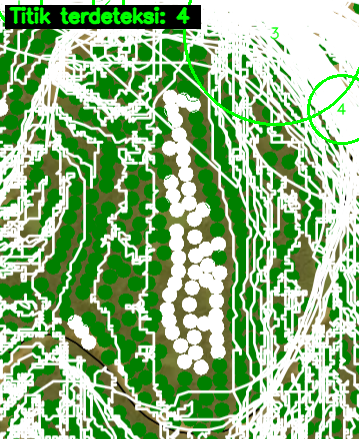
#> input picture hasil_deteksi.png, 359 x 439 px
$ python unvisitedTreeV3.py --input hasil_deteksi.png
#> lines starting #> are read from the running program, lines starting #| are printed output that depends on the picture; after the words box and inside, x2 and y2 are one past the last pixel; in counts of white or black regions, pixels touching at a corner belong together
"""
Deteksi Titik Bulatan Putih pada Gambar
========================================
Menggunakan pendekatan:
  1. Masking warna putih murni (HSV)
  2. Morphological opening (menghapus garis tipis, hanya menyisakan lingkaran solid)
  3. Distance Transform (mencari pusat tiap lingkaran)
  4. Non-Maximum Suppression (menghilangkan duplikat)

Cara pakai:
    pip install opencv-python numpy scipy
    python deteksi_bulatan_putih.py --input gambar.png --output hasil.png

Parameter bisa disesuaikan:
    python deteksi_bulatan_putih.py --input gambar.png --brightness 240 --saturation 20
"""

import cv2
import numpy as np
import argparse
import sys

try:
    from scipy import ndimage as ndi
except ImportError:
    print("[ERROR] scipy tidak terinstall. Jalankan: pip install scipy")
    sys.exit(1)


def deteksi_bulatan_putih(
    path_input: str,
    path_output: str = "hasil_deteksi.png",
    brightness_threshold: int = 240,
    saturation_max: int = 20,
    open_kernel_size: int = 12,
    nms_min_dist: int = 15,
    dist_threshold: float = 10.0,
):
    """
    Mendeteksi lingkaran/bulatan putih dalam gambar menggunakan
    Distance Transform + Non-Maximum Suppression.

    Keunggulan vs HoughCircles biasa:
    - Tidak terpengaruh garis putih tipis (jalur, kontur, dsb.)
    - Dapat memisahkan lingkaran yang berdekatan/berdempetan
    - Tidak mendeteksi lingkaran hijau atau warna lain

    Parameters
    ----------
    path_input          : path gambar input
    path_output         : path gambar hasil anotasi
    brightness_threshold: nilai minimum kecerahan HSV (0-255). Default 240 = putih murni
    saturation_max      : nilai maksimum saturasi HSV (0-255). Default 20 = hampir tidak berwarna
    open_kernel_size    : ukuran kernel opening untuk menghapus garis tipis.
                          Harus < diameter lingkaran target. Default 12
    nms_min_dist        : jarak minimum (pixel) antar pusat lingkaran. Default 15
    dist_threshold      : jarak minimum dari tepi blob agar dianggap pusat lingkaran. Default 10

    Returns
    -------
    list of dict : setiap item berisi {'id', 'x', 'y'}
    """
#> called with path_input = 'hasil_deteksi.png', path_output = 'hasil_deteksi.png', brightness_threshold = 240, saturation_max = 20, open_kernel_size = 12, nms_min_dist = 15, dist_threshold = 10

    # ------------------------------------------------------------------ #
    # 1. Baca gambar
    # ------------------------------------------------------------------ #
    img = cv2.imread(path_input)
#> img is the input picture: shape (439, 359, 3); mean B, G, R 129.9, 182.7, 141.1
    if img is None:
        print(f"[ERROR] Gambar tidak ditemukan: {path_input}")
        sys.exit(1)

    h_img, w_img = img.shape[:2]
#> h_img = 439; w_img = 359
    print(f"[INFO] Gambar dibaca: {path_input}  ukuran={w_img}x{h_img} px")
#| [INFO] Gambar dibaca: hasil_deteksi.png  ukuran=359x439 px

    # ------------------------------------------------------------------ #
    # 2. Masking warna putih murni menggunakan HSV
    #    Putih murni: saturasi sangat rendah (≈0) + kecerahan sangat tinggi (≈255)
    # ------------------------------------------------------------------ #
    hsv = cv2.cvtColor(img, cv2.COLOR_BGR2HSV)
#> hsv: shape (439, 359, 3); mean H, S, V 32.2, 102.8, 183.2

    lower_white = np.array([0,   0,                  brightness_threshold])
    upper_white = np.array([180, saturation_max,     255])
    mask = cv2.inRange(hsv, lower_white, upper_white)
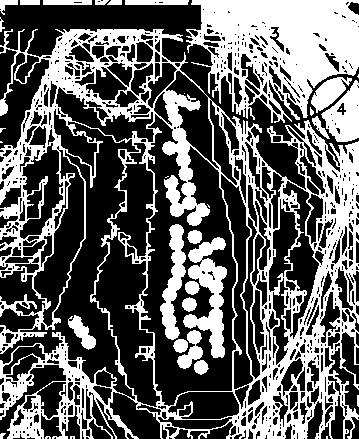
#> mask: shape (439, 359); 38.7% white; 34 white regions (10 under 20 px), largest, box (x1, y1, x2, y2) and area: (0, 29, 359, 439) 39489, (186, 0, 359, 123) 12609, (183, 237, 227, 358) 2367

    # ------------------------------------------------------------------ #
    # 3. Morphological Opening — hapus garis tipis, simpan blob bulat
    #    Logika: garis tipis (lebar ~2px) akan dihancurkan oleh kernel besar,
    #    sementara lingkaran solid (diameter ~28px) tetap bertahan.
    # ------------------------------------------------------------------ #
    kernel_open = cv2.getStructuringElement(
        cv2.MORPH_ELLIPSE, (open_kernel_size, open_kernel_size)
    )
    mask_no_lines = cv2.morphologyEx(mask, cv2.MORPH_OPEN, kernel_open, iterations=1)
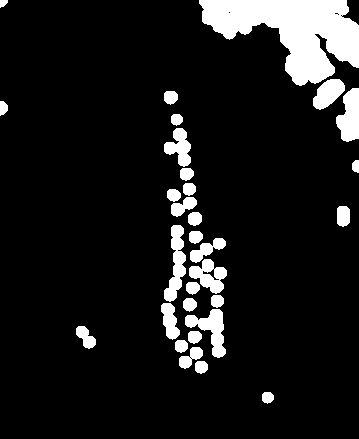
#> mask_no_lines: shape (439, 359); 10.4% white; 30 white regions, largest, box (x1, y1, x2, y2) and area: (199, 0, 359, 86) 7635, (336, 88, 359, 142) 886, (164, 225, 186, 302) 877

    # Tutup celah kecil di dalam lingkaran
    kernel_close = cv2.getStructuringElement(cv2.MORPH_ELLIPSE, (5, 5))
    mask_filled = cv2.morphologyEx(mask_no_lines, cv2.MORPH_CLOSE, kernel_close, iterations=1)
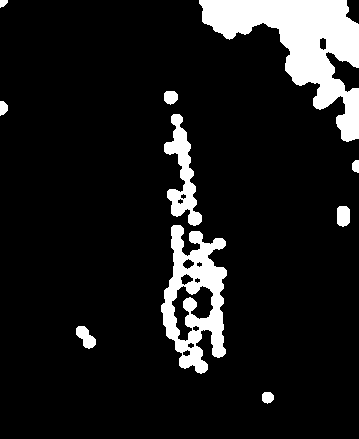
#> mask_filled: shape (439, 359); 10.8% white; 10 white regions, largest, box (x1, y1, x2, y2) and area: (199, 0, 359, 142) 9294, (161, 225, 227, 374) 5009, (164, 114, 202, 226) 1739

    # ------------------------------------------------------------------ #
    # 4. Distance Transform
    #    Nilai tiap pixel = jarak ke tepi putih terdekat.
    #    Pusat lingkaran = nilai lokal tertinggi (paling jauh dari tepi).
    # ------------------------------------------------------------------ #
    dist = cv2.distanceTransform(mask_filled, cv2.DIST_L2, 5)
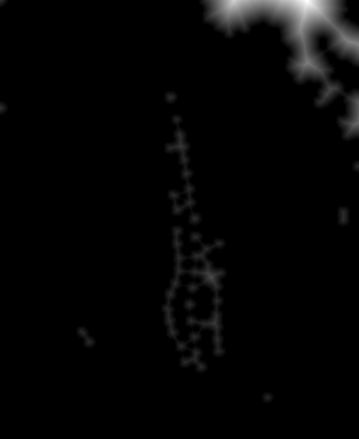
#> dist: shape (439, 359) float32; min 0, max 40, mean 0.8; drawn with min black and max white

    # ------------------------------------------------------------------ #
    # 5. Cari puncak lokal (local maxima) pada distance map
    # ------------------------------------------------------------------ #
    local_max_mask = (
        (dist == ndi.maximum_filter(dist, size=nms_min_dist * 2)) &
        (dist > dist_threshold)
    )
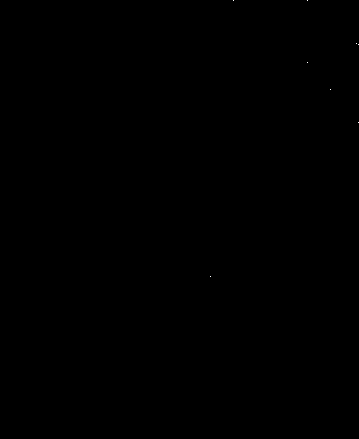
#> local_max_mask: shape (439, 359) bool; 0.01% white in thin lines or dots, all inside (x1, y1, x2, y2) = (210, 0, 359, 277)
    raw_coords = np.column_stack(np.where(local_max_mask))  # format: [row, col]
#> raw_coords = [[0, 233], [0, 307], [43, 356], [44, 358], [62, 307], [89, 330], [122, 358], [276, 210]]

    # ------------------------------------------------------------------ #
    # 6. Non-Maximum Suppression — hapus duplikat yang terlalu berdekatan
    # ------------------------------------------------------------------ #
    def nms_peaks(peaks, min_dist):
#> called with min_dist = 15
        kept = []
        for r, c in peaks:
            too_close = any(
                abs(r - kr) < min_dist and abs(c - kc) < min_dist
                for kr, kc in kept
            )
            if not too_close:
                kept.append((r, c))
        return kept

    peaks = nms_peaks(raw_coords.tolist(), nms_min_dist)
#> peaks = [(0, 233), (0, 307), (43, 356), (62, 307), (89, 330), (122, 358), (276, 210)]

    # Urutkan dari kiri-atas ke kanan-bawah
    peaks_sorted = sorted(peaks, key=lambda p: (p[0] // 40, p[1]))
#> peaks_sorted = [(0, 233), (0, 307), (62, 307), (43, 356), (89, 330), (122, 358), (276, 210)]

    # ------------------------------------------------------------------ #
    # 7. Gambar anotasi pada salinan gambar asli
    # ------------------------------------------------------------------ #
    def get_radius(r, c):
        val = dist[r, c]
        return max(12, min(int(val) + 5, 35))

    hasil = img.copy()
    hasil_list = []

    for i, (r, c) in enumerate(peaks_sorted, start=1):
        rad = get_radius(r, c)
        # Lingkaran merah
        cv2.circle(hasil, (c, r), rad + 4, (0, 0, 220), 2)
        # Titik pusat
        cv2.circle(hasil, (c, r), 2, (0, 0, 220), -1)
        # Nomor urut
        label = str(i)
        (tw, th), _ = cv2.getTextSize(label, cv2.FONT_HERSHEY_SIMPLEX, 0.42, 2)
        cv2.putText(
            hasil, label,
            (c - tw // 2, r + th // 2),
            cv2.FONT_HERSHEY_SIMPLEX, 0.42, (0, 0, 220), 2, cv2.LINE_AA
        )
        hasil_list.append({"id": i, "x": c, "y": r})
#> this loop made 7 passes
#> (r, c, val in get_radius, rad, label) on passes 1 to 7: (0, 233, 32.58, 35, '1'), (0, 307, 40, 35, '2'), (62, 307, 19.58, 24, '3'), (43, 356, 20.38, 25, '4'), (89, 330, 11.2, 16, '5'), (122, 358, 16.58, 21, '6'), (276, 210, 11.59, 16, '7')
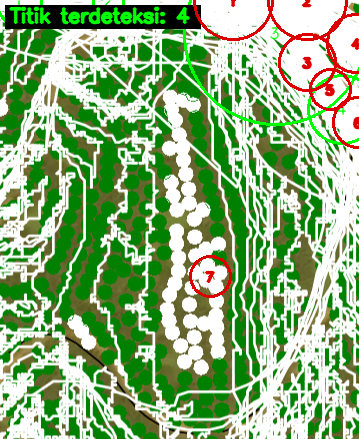
#> hasil: shape (439, 359, 3); 1.93% of pixels changed, all inside (x1, y1, x2, y2) = (189, 0, 359, 298)
#> after the loop, hasil_list = 7 items

    # ------------------------------------------------------------------ #
    # 8. Teks ringkasan di pojok kiri atas
    # ------------------------------------------------------------------ #
    label_total = f"Total terdeteksi: {len(hasil_list)} bulatan"
#> label_total = 'Total terdeteksi: 7 bulatan'
    cv2.rectangle(hasil, (5, 5), (len(label_total) * 9 + 10, 28), (0, 0, 0), -1)
    cv2.putText(
        hasil, label_total,
        (10, 22),
        cv2.FONT_HERSHEY_SIMPLEX, 0.55, (255, 255, 255), 1, cv2.LINE_AA
    )
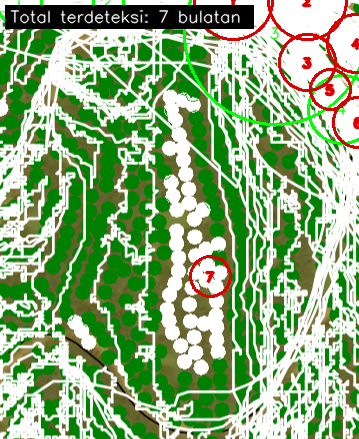
#> hasil: shape (439, 359, 3); mean B, G, R 125.1, 175.1, 140

    # ------------------------------------------------------------------ #
    # 9. Simpan gambar hasil
    # ------------------------------------------------------------------ #
    cv2.imwrite(path_output, hasil)
    print(f"[INFO] Gambar hasil disimpan ke: {path_output}")

    # ------------------------------------------------------------------ #
    # 10. Cetak ringkasan ke terminal
    # ------------------------------------------------------------------ #
    print(f"\n{'='*45}")
    print(f"  Jumlah bulatan putih terdeteksi: {len(hasil_list)}")
#|   Jumlah bulatan putih terdeteksi: 7
    print(f"{'='*45}")
    print(f"  {'No':>3}  {'X':>5}  {'Y':>5}")
    print(f"  {'-'*22}")
    for item in hasil_list:
        print(f"  {item['id']:>3}  {item['x']:>5}  {item['y']:>5}")
#> this loop made 7 passes
#> item on passes 1 to 7: {'id': 1, 'x': 233, 'y': 0}, {'id': 2, 'x': 307, 'y': 0}, {'id': 3, 'x': 307, 'y': 62}, {'id': 4, 'x': 356, 'y': 43}, {'id': 5, 'x': 330, 'y': 89}, {'id': 6, 'x': 358, 'y': 122}, {'id': 7, 'x': 210, 'y': 276}
#|     1    233      0
#|     2    307      0
#|     3    307     62
#|     4    356     43
#|     5    330     89
#|     6    358    122
#|     7    210    276
    print(f"{'='*45}\n")

    return hasil_list


# ====================================================================== #
#  Main
# ====================================================================== #
if __name__ == "__main__":
    parser = argparse.ArgumentParser(
        description="Deteksi bulatan putih pada gambar (kebal terhadap garis & warna lain)"
    )
    parser.add_argument("--input",       default="gambar.png",        help="Path gambar input")
    parser.add_argument("--output",      default="hasil_deteksi.png", help="Path gambar output")
    parser.add_argument("--brightness",  type=int,   default=240,
                        help="Threshold kecerahan putih (0-255). Default: 240")
    parser.add_argument("--saturation",  type=int,   default=20,
                        help="Max saturasi warna putih (0-255). Default: 20")
    parser.add_argument("--kernel",      type=int,   default=12,
                        help="Ukuran kernel opening untuk hapus garis tipis. Default: 12")
    parser.add_argument("--min_dist",    type=int,   default=15,
                        help="Jarak minimum antar pusat lingkaran (px). Default: 15")
    parser.add_argument("--dist_thresh", type=float, default=10.0,
                        help="Threshold distance transform untuk filter tepi. Default: 10.0")
    args = parser.parse_args()

    deteksi_bulatan_putih(
        path_input=args.input,
        path_output=args.output,
        brightness_threshold=args.brightness,
        saturation_max=args.saturation,
        open_kernel_size=args.kernel,
        nms_min_dist=args.min_dist,
        dist_threshold=args.dist_thresh,
    )

$ run again, with gambarlat.png copied over hasil_deteksi.png
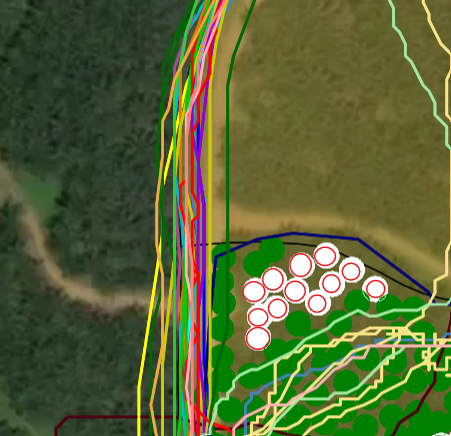
#> input picture gambarlat.png, 451 x 436 px
#> in deteksi_bulatan_putih, img is the input picture: shape (436, 451, 3); mean B, G, R 53.9, 100.9, 88.1
#| [INFO] Gambar dibaca: hasil_deteksi.png  ukuran=451x436 px
#> hsv: shape (436, 451, 3); mean H, S, V 43.2, 131.6, 111.9
#> in deteksi_bulatan_putih, `mask = cv2.inRange(hsv, lower_white, upper_white)`:
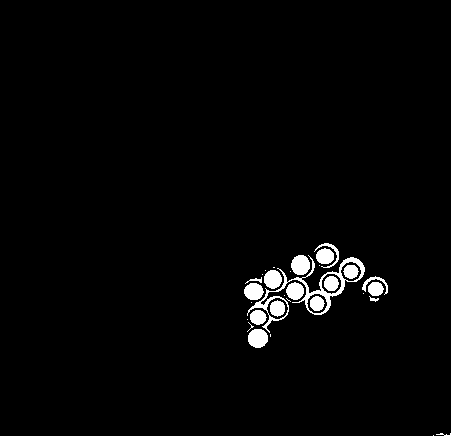
#> mask: shape (436, 451); 2.1% white; 31 white regions (13 under 20 px), largest, box (x1, y1, x2, y2) and area: (247, 255, 365, 333) 1146, (248, 329, 268, 348) 306, (291, 255, 310, 275) 301
#> mask_no_lines: shape (436, 451); 1.3% white; 12 white regions, largest, box (x1, y1, x2, y2) and area: (292, 256, 311, 276) 292, (249, 330, 269, 348) 290, (245, 284, 264, 301) 252
#> local_max_mask: shape (436, 451) bool; every value is 0
#> raw_coords = empty array
#> peaks = []
#> label_total = 'Total terdeteksi: 0 bulatan'
#> in deteksi_bulatan_putih, `cv2.putText( hasil, label_total, (10, 22), cv2.FONT_HERSHEY_SIMPLEX, 0..`:
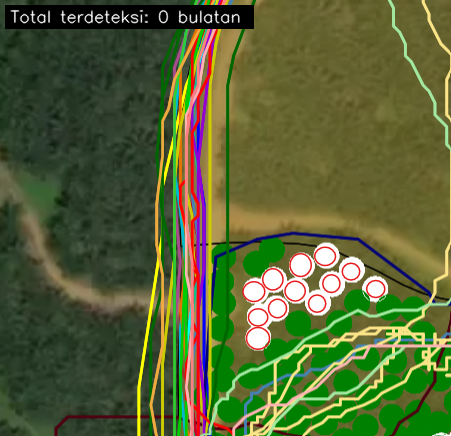
#> hasil: shape (436, 451, 3); mean B, G, R 53.2, 99.3, 87
#|   Jumlah bulatan putih terdeteksi: 0
